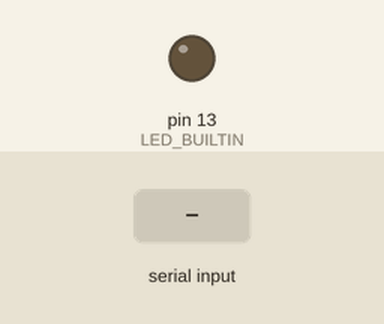
Bench run of a sketch on a simulated Arduino Uno, built with avr-gcc and run on an emulated ATmega328P. Parts: output pins drawn as LEDs (lit = HIGH). Inputs (shaded band) come from the test bench. What the sketch prints to the serial monitor is not drawn.

Above: at 1.2 s.
1.3 s: "1" received over Serial
At 2.5 s:
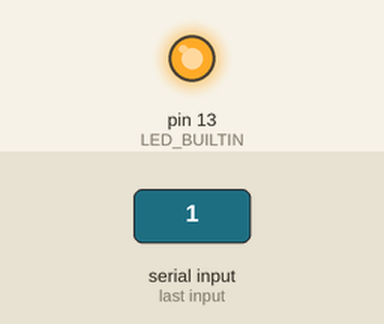
2.8 s: "0" received over Serial
At 3.7 s:
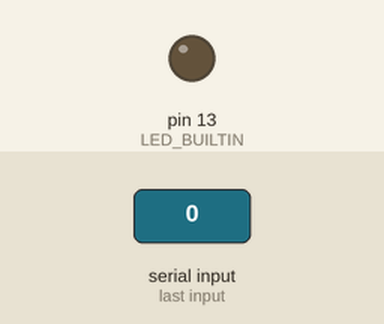
Timing chart, 0 to 5.8 s (numbered marks = the images above; inputs shaded):
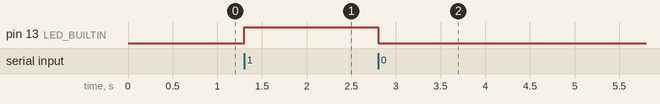

Measured:
- after the input at 1.3 s, pin 13 (LED_BUILTIN): LOW → HIGH at once
- after the input at 2.8 s, pin 13 (LED_BUILTIN): HIGH → LOW at once

The sketch:

BlueTooth_HC05_Communication.ino
```cpp
void setup() {
  // put your setup code here, to run once:
  pinMode(LED_BUILTIN, OUTPUT);
  Serial.begin(9600);
  Serial.write("Link Ok:\n\n");
}

void loop() {
  // put your main code here, to run repeatedly:

  char data = Serial.read();

  if(data == '1'){
    digitalWrite(LED_BUILTIN, HIGH);
  }

  if(data == '0'){
    digitalWrite(LED_BUILTIN, LOW);
  }
  Serial.write("Hello World");
}
```
